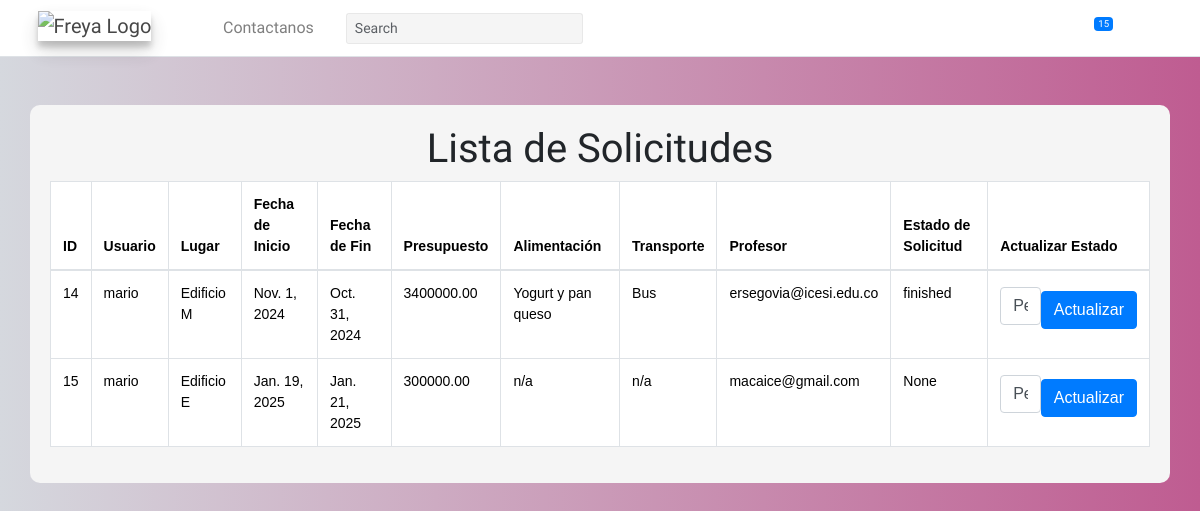
The page /event-requests/ (signed in) on the database as committed earlier.
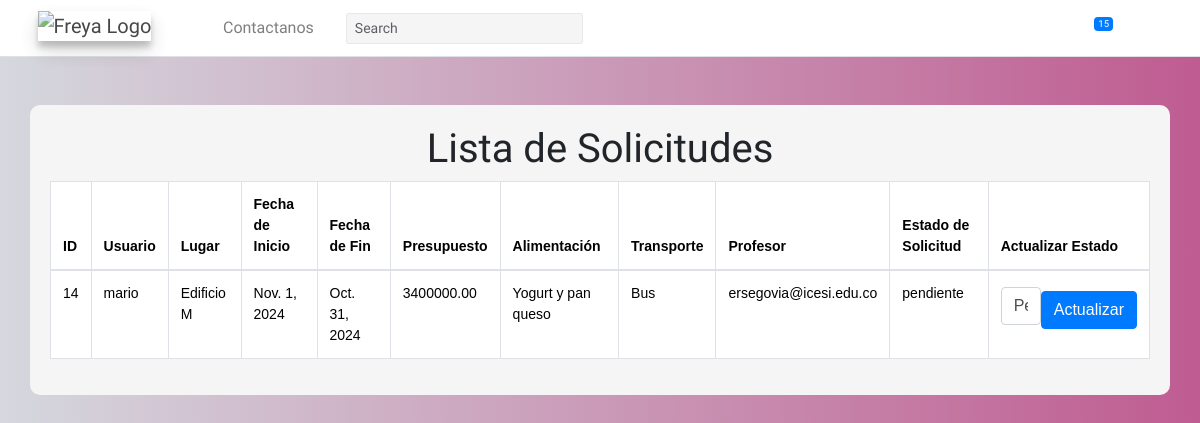
The same page on the database as committed later.
### myapp/models.py (models this page shows, shortened)
class EventRequest(models.Model):
    usuario = models.ForeignKey(User, null=True, on_delete=models.CASCADE)
    lugar = models.CharField(max_length=200)
    fecha_inicio = models.DateField()
    fecha_fin = models.DateField()
    presupuesto = models.DecimalField(max_digits=10, decimal_places=2)
    alimentacion = models.CharField(max_length=200)
    transporte = models.CharField(max_length=200)
    profesor = models.CharField(null=True, max_length=200)
    estado_solicitud = models.CharField(null=True, max_length=200, default='Pendiente')
    extra = models.CharField(null = True, max_length = 200)

### myapp/views.py (the view)
# urls.py: path('event-requests/', views.eventRequestList, name='event-request-list'),
@login_required
def eventRequestList(request):
    eventos = EventRequest.objects.all()
    if request.method == "POST":
        form = EstadoSolicitudForm(request.POST)
        print(request.POST)
        if form.is_valid():
            evento_id = form.cleaned_data["evento_id"]
            estado_solicitud = form.cleaned_data["estado_solicitud"]
            evento = EventRequest.objects.get(id=evento_id)
            evento.estado_solicitud = estado_solicitud
            evento.save()
            if estado_solicitud == "aprobada":
                eventRegistration(request, evento)
                message = f"Se ha aceptado la solicitud de evento. Puede encontrarla en la lista de eventos."
                messages.success(request, message)
            return redirect("/event-requests")
    else:
        form = EstadoSolicitudForm()
    return render(
        request,
        "eventsRequestList.html",
        {"eventos": eventos, "form": form, "messages": messages.get_messages(request)},
    )

### myapp/forms.py
class EstadoSolicitudForm(forms.Form):
    evento_id = forms.IntegerField(widget=forms.HiddenInput)
    estado_solicitud = forms.CharField(label='Estado de la Solicitud', widget=forms.Select(choices=[('pendiente', 'Pendiente'), ('aprobada', 'Aprobada'), ('rechazada', 'Rechazada')]))

### myapp/templates/eventsRequestList.html (shortened to what this page needs)
{% load static %}
<!DOCTYPE html>
<html lang="es">
<head>
    <link rel="stylesheet" href="{% static 'lib/bootstrap-5.3.3-dist/css/bootstrap.min.css' %}">
    <link rel="stylesheet" href="{% static 'lib/bootstrap-5.3.3-dist/css/bootstrap.css' %}">
</head>
<body>
    {% include 'layouts/header1.html' %}
    <div class="container mt-5" style="background-color: #f5f5f5; border-radius: 10px; padding: 20px;">
        <h1 class="text-center">Lista de Solicitudes</h1>
        <div class="table-responsive">
            <table class="table table-bordered">
                <thead>
                    <tr>
                        <th>ID</th>
                        <th>Usuario</th>
                        <th>Lugar</th>
                        <th>Fecha de Inicio</th>
                        <th>Fecha de Fin</th>
                        <th>Presupuesto</th>
                        <th>Alimentación</th>
                        <th>Transporte</th>
                        <th>Profesor</th>
                        <th>Estado de Solicitud</th>
                        <th>Actualizar Estado</th>
                    </tr>
                </thead>
                <tbody>
                    {% for evento in eventos %}
                    {% if evento.estado_solicitud != "aprobada" and evento.estado_solicitud != "rechazada" %}
                    <tr>
                        <td>{{ evento.id }}</td>
                        <td>{{ evento.usuario }}</td>
                        <td>{{ evento.lugar }}</td>
                        <td>{{ evento.fecha_inicio }}</td>
                        <td>{{ evento.fecha_fin }}</td>
                        <td>{{ evento.presupuesto }}</td>
                        <td>{{ evento.alimentacion }}</td>
                        <td>{{ evento.transporte }}</td>
                        <td>{{ evento.profesor }}</td>
                        <td>{{ evento.estado_solicitud }}</td>
                        <td>
                            <form method="post">
                                <select name="estado_solicitud" class="form-control">
                                    <option value="pendiente">Pendiente</option>
                                </select>
                                <button type="submit" class="btn btn-primary mt-2">Actualizar</button>
                            </form>
                        </td>
                    </tr>
                    {% endif %}
                    {% endfor %}
                </tbody>
            </table>
        </div>
    </div>
</body>
</html>

Rows that differ between the two databases and show on the page:
no longer on this page (row edited): EventRequest: id "15", usuario "mario", lugar "Edificio E", fecha_inicio "Jan. 19, 2025", fecha_fin "Jan. 21, 2025", presupuesto "300000.00", alimentacion "n/a", transporte "n/a", profesor "macaice@gmail.com", estado_solicitud "None"
changed EventRequest "Edificio M": estado_solicitud "finished" → "pendiente"
